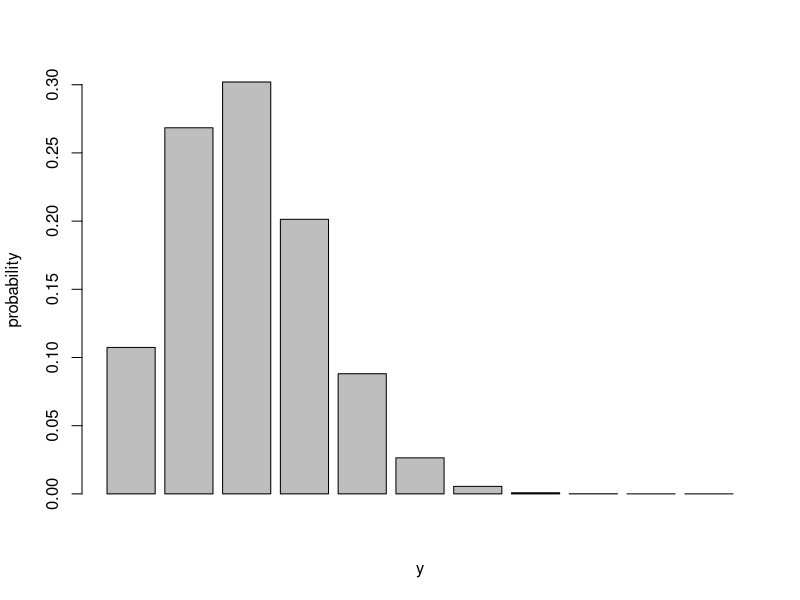

Write the R code that produced this figure.

# --- Chapter 3: Important distributions ---

# - Discrete distributions -
## - Introduction - 
## - Binomial distribution -
### - Examples -
# Example Albino
k <- c(0:3)
densbin <- dbinom(k, 3, 0.25)
names(densbin) <- k
densbin

# Compute cumulative density
cumdens <- pbinom(k, 3, 0.25)
names(cumdens) <- k
cumdens

# Example Golub
dbinom(47, 72, 0.68)


### - Use of the Binomial distribution in R -
y <- c(0:10)
dens <- dbinom(y, size = 10, prob = 0.2)
barplot(dens, xlab = "y", ylab = "probability")


## - The Poisson distribution -
### - Example - 
# Example cars per minute 
dpois(17, lambda=12)

cumprob <- ppois(16, lambda = 12)
1-cumprob


# - Continuous distributions - 
## - The normal distribution -
### - Examples -
#### - Example gene expression data -
pnorm(1.4, 1.9, 0.5)
1-pnorm(2.4, 1.9, 0.5)
pnorm(2.4, 1.9, 0.5) - pnorm(1.4, 1.9, 0.5)

#### - Example standard normal distribution N(0,1)
diff(pnorm(c(-3, 3), mean = 0, sd = 1))


## - The T distribution - 
pt(2, 10) - pt(-2, 10)


## - The F distribution -
1-pf(2, 32, 9)


## - The chi-square distribution
pchisq(8,5)


